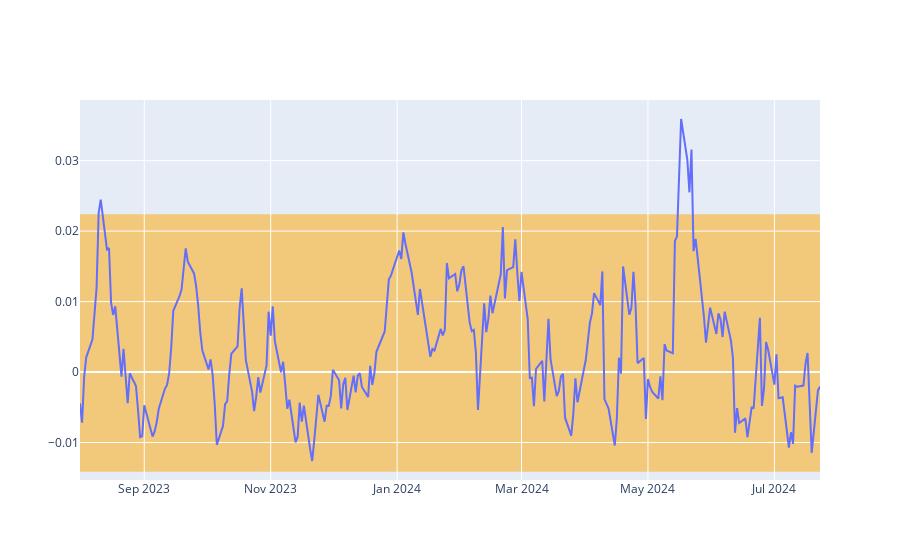

The notebook cell saved with this chart:
### Code cell
# calculate abnormal returns using Fama-French model

def get_AR_Fama_French_model(returns, market_returns, SMB, HML):
    """
    returns the abnormal returns using Fama-French model
    """
    b1 = np.cov(returns, market_returns)[0, 1] / np.var(market_returns)
    b2 = np.cov(returns, SMB)[0, 1] / np.var(SMB)
    b3 = np.cov(returns, HML)[0, 1] / np.var(HML)
    avg_market_returns = np.mean(market_returns)
    avg_SMB = np.mean(SMB)
    avg_HML = np.mean(HML)
    avg_returns = np.mean(returns)
    abnormal_returns = returns - (avg_market_returns + b1 * (market_returns - avg_market_returns) + b2 * (SMB - avg_SMB) + b3 * (HML - avg_HML))
    MVA_abnormal_returns = np.convolve(abnormal_returns, np.ones(EVENT_WINDOW[1] + EVENT_WINDOW[0]) / (EVENT_WINDOW[1] + EVENT_WINDOW[0]), mode="valid")
    abnormal_returns_std = np.std(abnormal_returns) / np.sqrt(EVENT_WINDOW[1] + EVENT_WINDOW[0])
    print(f"MSE of the model: {np.mean(abnormal_returns ** 2): e}")
    return abnormal_returns, MVA_abnormal_returns, avg_returns, abnormal_returns_std

nvidia_abnormal_returns_FF, nvidia_MVA_abnormal_returns_FF, nvidia_avg_returns, nvidia_abnormal_returns_std = get_AR_Fama_French_model(nvidia_returns, spy_returns, ff_coeff_df["SMB"], ff_coeff_df["HML"])

fig = go.Figure()
fig.add_trace(go.Scatter(x=nvidia_df.index, y=nvidia_MVA_abnormal_returns_FF, mode="lines", name="MVA Abnormal Returns (NVDA)"))
fig.add_hrect(y0=nvidia_avg_returns-1.96*nvidia_abnormal_returns_std, y1=nvidia_avg_returns+1.96*nvidia_abnormal_returns_std, fillcolor="orange", opacity=0.5, layer="below", line_width=0)

### Figure 1 — Plotly figure (JSON) as saved in the notebook; plotly's stock layout.template omitted (floating-point values rounded to 4 significant figures; data arrays with more than 128 entries replaced by an {"elided": "..."} marker saying what was removed)
{"data": [{"mode": "lines", "name": "MVA Abnormal Returns (NVDA)", "type": "scatter", "x": {"elided": "252 str values"}, "y": {"elided": "246 float values"}}], "layout": {"shapes": [{"fillcolor": "orange", "layer": "below", "line": {"width": 0}, "opacity": 0.5, "type": "rect", "x0": 0, "x1": 1, "xref": "x domain", "y0": -0.01414, "y1": 0.02241, "yref": "y"}]}}
